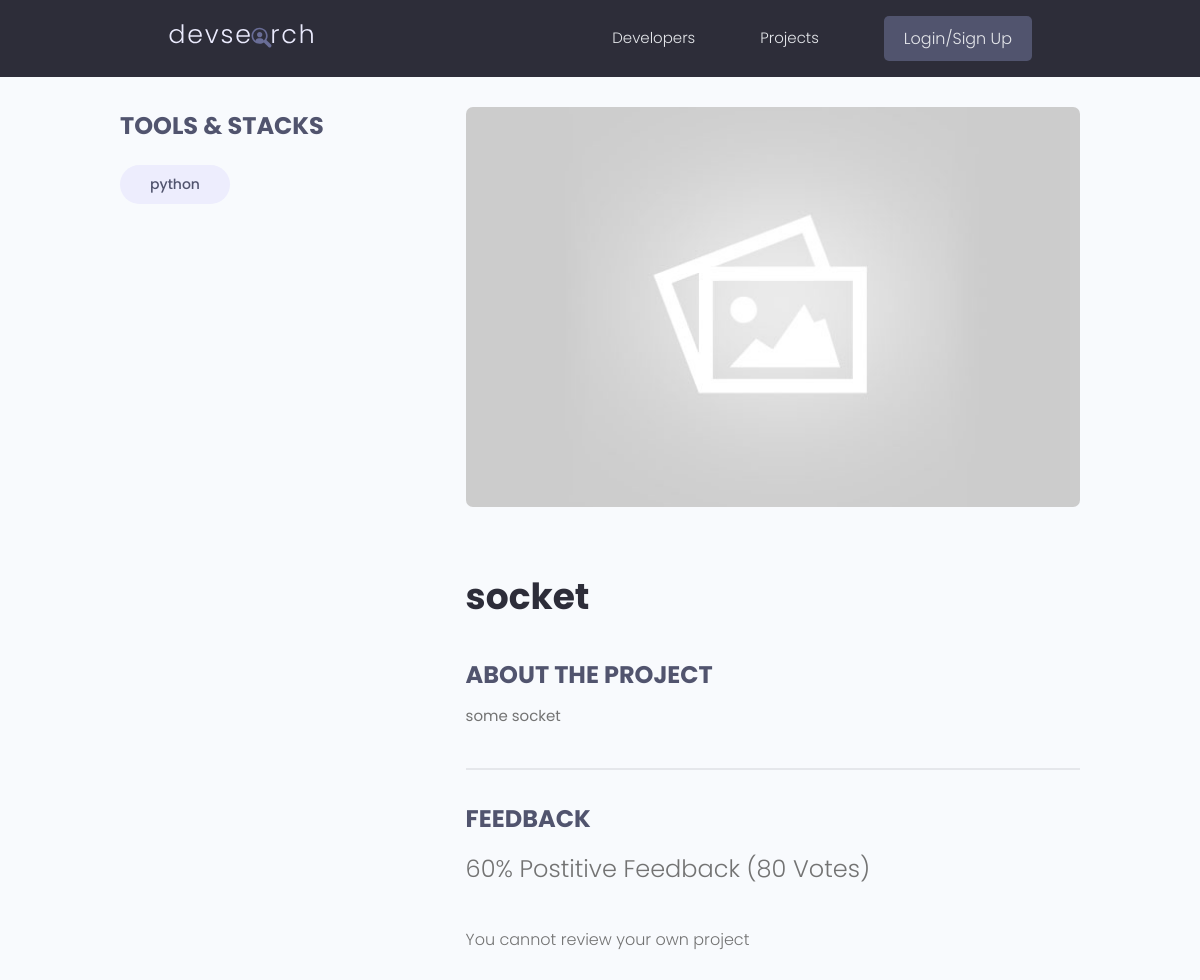
/project/proj/611715cd-3ed7-4da1-bb95-b942311d8151, run on an earlier commit of the app's database.
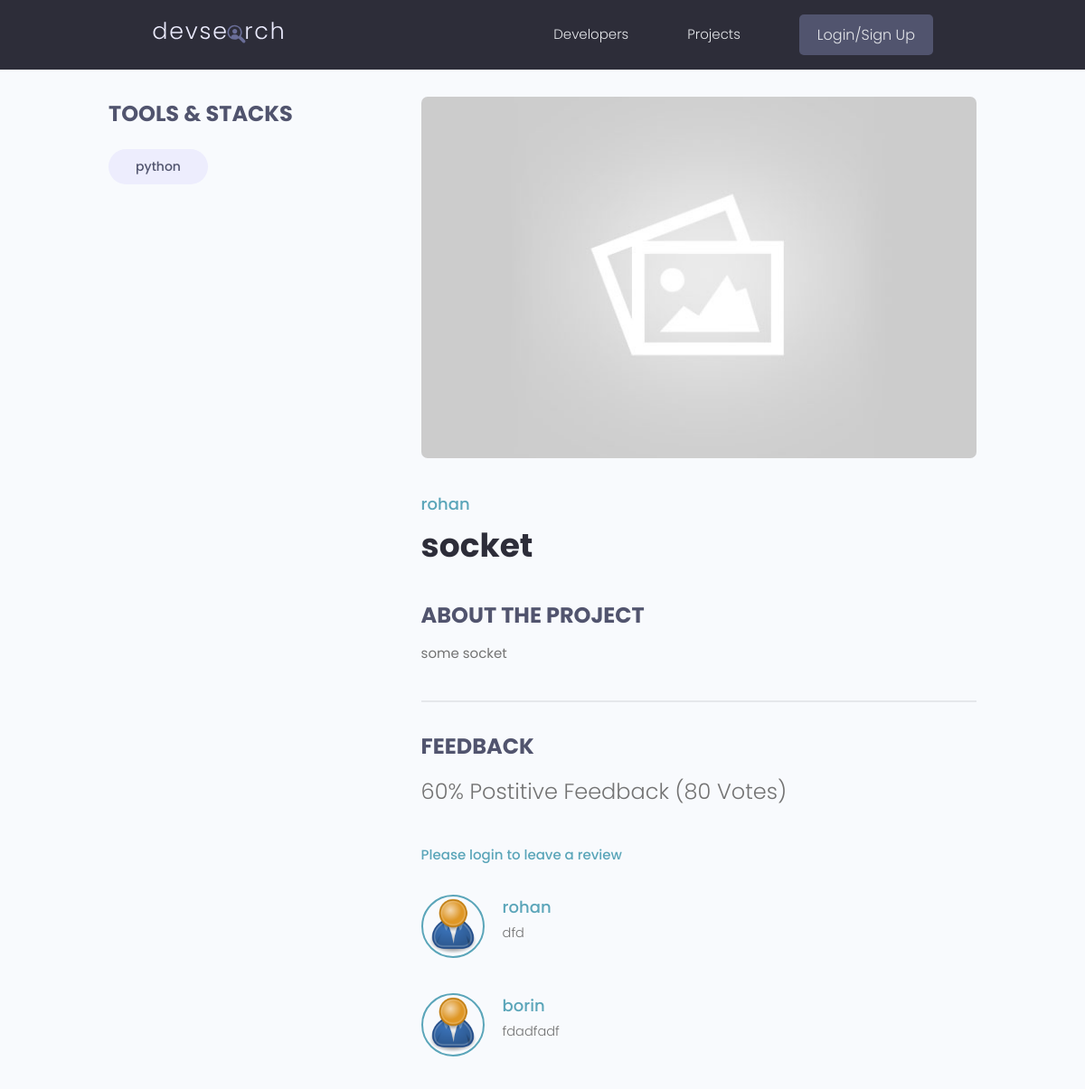
And on a later commit of the database.
### project/models.py (models this page shows, shortened)
class Tag(models.Model):
    name = models.CharField( max_length=200)
    created = models.DateTimeField(auto_now_add=True)
    id = models.UUIDField( default = uuid.uuid4,unique = True,editable = False,primary_key = True)
    def __str__(self):
        return self.name

class project(models.Model):
    owner = models.ForeignKey(Profile,null=True,blank=True,on_delete=models.SET_NULL)
    title = models.CharField( max_length=200)
    description = models.TextField( null = True , blank = True )
    featured_image = models.ImageField(null=True,blank=True,default="default.jpg")
    demo_link = models.CharField( max_length=2000,null = True , blank = True)
    source_link = models.CharField( max_length=2000,null = True , blank = True)
    tags = models.ManyToManyField('Tag',blank=True)
    vote_total = models.IntegerField(default = 0 ,null = True,blank = True)
    vote_ratio = models.IntegerField(default = 0 ,null = True,blank = True)
    created = models.DateTimeField(auto_now_add=True)
    id = models.UUIDField( default = uuid.uuid4,unique = True,editable = False,primary_key = True)
    class Meta:
        ordering = ['-vote_ratio','-vote_total','title']
    @property
    def reviewers(self):
        queryset = self.review_set.all().values_list('owner__id',flat=True)
        return queryset

class review(models.Model):
    VOTE_TYPE = (
        ('up' , 'Up vote'),
        ('down' , 'Down vote'),
    )
    owner = models.ForeignKey(Profile,on_delete = models.CASCADE,null=True)
    project = models.ForeignKey(project , on_delete=models.CASCADE)
    body = models.TextField( null = True , blank = True )
    value = models.CharField(max_length=200, choices = VOTE_TYPE)
    created = models.DateTimeField(auto_now_add=True)
    id = models.UUIDField( default = uuid.uuid4,unique = True,editable = False,primary_key = True)
    class Meta:
        unique_together = [['owner','project']]

### users/models.py (models this page shows, shortened)
class Profile(models.Model):
    user = models.OneToOneField(User,on_delete=models.CASCADE,null=True,blank=True)
    name = models.CharField(max_length=200,blank=True,null=True)
    username =  models.CharField(max_length=200,blank=True,null=True)
    email = models.EmailField(max_length=500,blank=True,null=True)
    location = models.CharField(max_length=200,blank=True,null=True)
    short_intro = models.CharField(max_length=200,blank=True,null=True)
    bio = models.TextField(blank=True,null=True)
    profile_image = models.ImageField(blank=True,null=True,upload_to='profiles/',default='profiles/user-default.png')
    social_github = models.CharField(max_length=200,blank=True,null=True)
    social_twitter = models.CharField(max_length=200,blank=True,null=True)
    social_linkedin = models.CharField(max_length=200,blank=True,null=True)
    social_youtube = models.CharField(max_length=200,blank=True,null=True)
    social_website = models.CharField(max_length=200,blank=True,null=True)
    created = models.DateTimeField(auto_now_add=True)
    id = models.UUIDField( default = uuid.uuid4,unique = True,editable = False,primary_key = True)
    class Meta:
        ordering = ['created']

### project/views.py (the view, shortened to what this page needs)
# urls.py: path('proj/<str:pk>', views.proj , name='proj'),
def proj(request, pk):
    projectObj = projectmodel.objects.get(id = pk )
    form = ReviewForm()
    context = { 'project':projectObj,'form':form}
    return render(request,'project/proj.html',context)

### project/templates/project/proj.html (shortened to what this page needs)
{% extends "main.html" %}
{% block content %}
 <main class="singleProject my-md">
    <div class="container">
      <div class="layout">
        <div class="column column--1of3">
          <h3 class="singleProject__subtitle">Tools & Stacks</h3>
          <div class="singleProject__toolStack">
            {% for tag in project.tags.all %}
            <span class="tag tag--pill tag--sub tag--lg">
              <small>{{tag}}</small>
            </span>
            {% endfor %}
          </div>
        </div>
        <div class="column column--2of3">
          <img class="singleProject__preview" src="{{ project.featured_image.url }}" alt="portfolio thumbnail" />
          <a href="{% url 'user-profile' project.owner.id %}" class="singleProject__developer">{{project.owner.name}}</a>
          <h2 class="singleProject__title">{{project.title}}</h2>
          <h3 class="singleProject__subtitle">About the Project</h3>
          <div class="singleProject__info">
            {{project.description}}
          </div>
          <div class="comments">
            <h3 class="singleProject__subtitle">Feedback</h3>
            <h5 class="project--rating">
                {{project.vote_ratio}}% Postitive Feedback ({{project.vote_total}} Vote{{project.vote_total|pluralize:"s"}})
            </h5>
            {% if request.user.proifle.id in project.reviewers %}
              <p>You already have sumitted a reivew</p>
            {% elif request.user.profile == project.owner %}
              <p>You cannot review your own project</p>
            {% else %}
            <a href="{% url 'login' %}?next={{request.path}}">Please login to leave a review</a>
            {% endif %}
            <div class="commentList">
              {% for review in  project.review_set.all %}
              {% if review.body %}
              <div class="comment">
                <a href="{% url 'user-profile' review.owner.id %}">
                  <img class="avatar avatar--md"
                    src="{{review.owner.profile_image.url}}" alt="user" />
                </a>
                <div class="comment__details">
                  <a href="{% url 'user-profile' review.owner.id %}" class="comment__author">{{review.owner.name}}</a>
                  <p class="comment__info">{{review.body|linebreaksbr }}</p>
                </div>
              </div>
              {% endif %}
              {% endfor %}
            </div>
          </div>
        </div>
      </div>
    </div>
  </main>
{% endblock content %}

What changed in the data, as far as the page shows it:
changed project "socket": owner.name (not shown) → "rohan"
added review: owner.profile_image (placeholder picture), owner.name "rohan", body "dfd"
added review: owner.profile_image (placeholder picture), owner.name "borin", body "fdadfadf"
Also different on the page:
text no longer shown: "You cannot review your own project"
text now shown: "Please login to leave a review"
